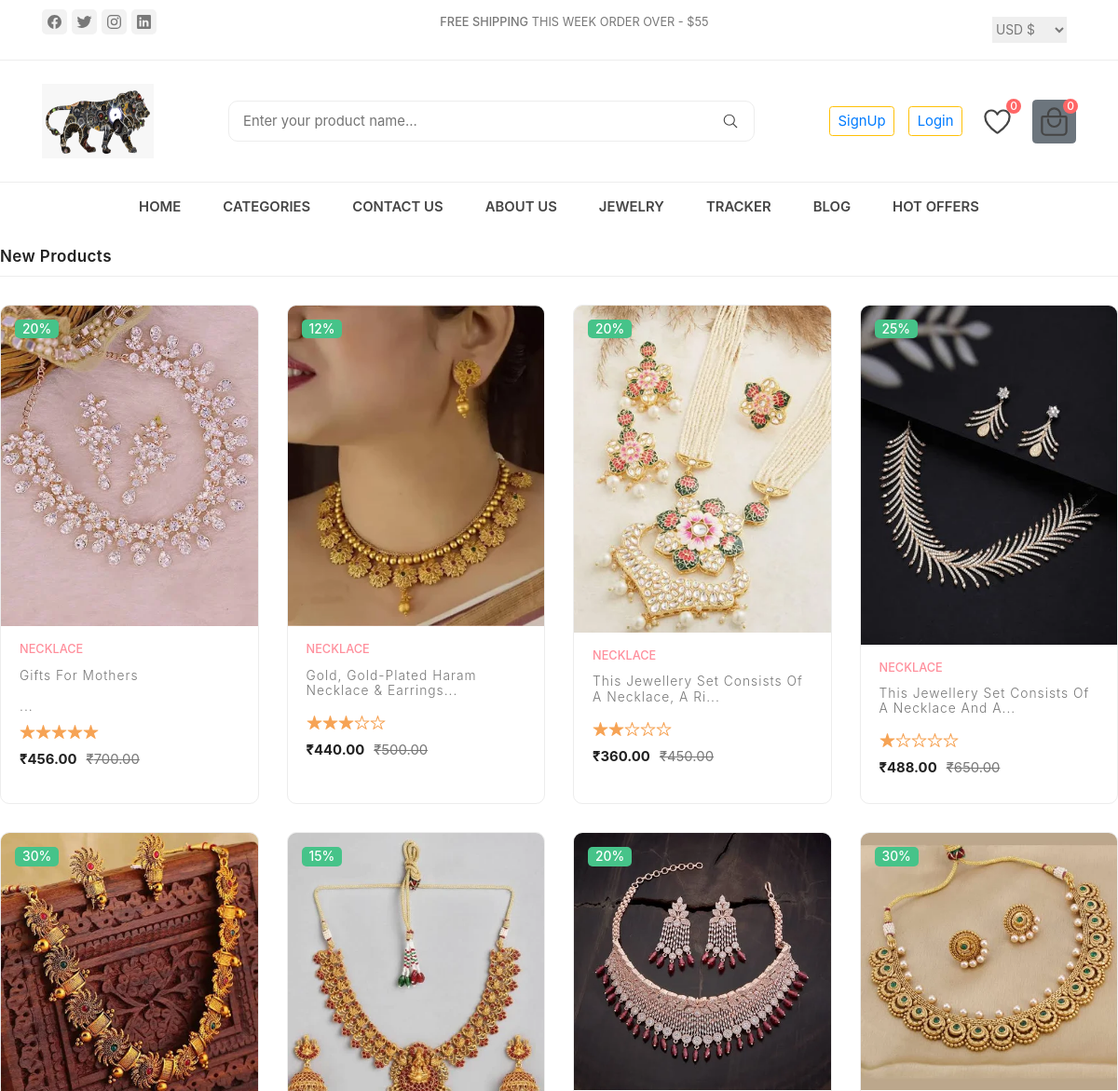
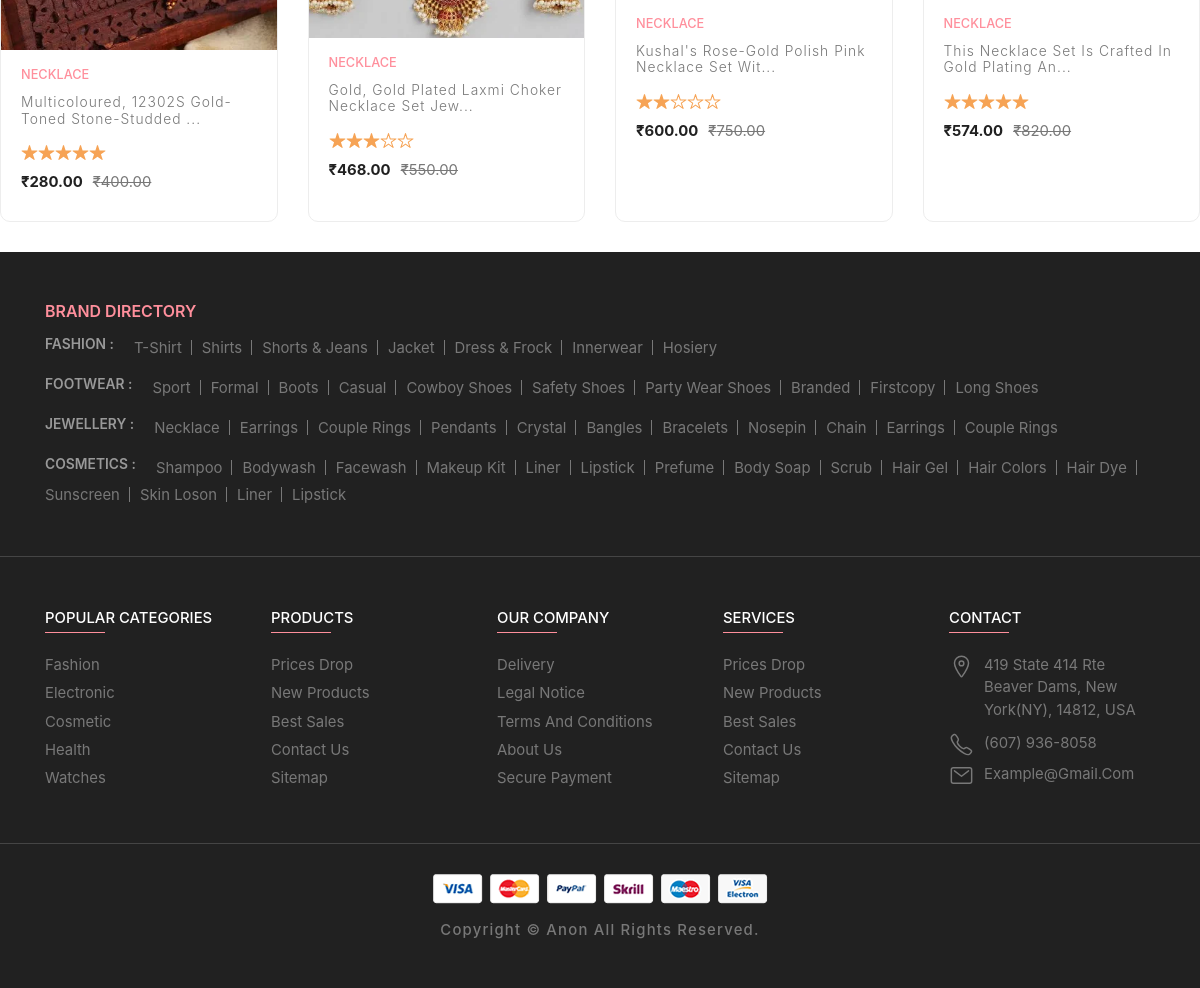
The app's page /necklace/ with its own data (2 pictures, top to bottom).
### productcart/models.py (models this page shows, shortened)
class Products(models.Model):
    product_name = models.CharField(max_length=100)
    product_desc = HTMLField()
    product_price = models.DecimalField(max_digits=10, decimal_places=2, default=None)
    product_image = models.ImageField(upload_to="products/", max_length=250, null=True, default=None)
    showcase_badge = models.CharField(max_length=10, null=True, blank=True)
    showcase_rating = models.PositiveIntegerField(null=True, blank=True)
    discounted_price = models.DecimalField(max_digits=10, decimal_places=2, null=True, blank=True)
    category = models.ForeignKey(Category, on_delete=models.CASCADE)
    subcategory = models.ForeignKey(Subcategory, on_delete=models.CASCADE, blank=True, null=True)

### mysite/views.py (the view)
# urls.py: path('necklace/',views.render_necklace),
def render_necklace(request):
    try:
        mens_category = Category.objects.get(name="Jewellery")
        subcategory_name = "necklace"
        subcategory = Subcategory.objects.get(name=subcategory_name)
        productdata = Products.objects.filter(category=mens_category, subcategory=subcategory)
        for product in productdata:
            if product.showcase_rating is not None:
                product.rating_difference = 5 - product.showcase_rating
            else:
                product.rating_difference = 5
        data = {
            'productdata': productdata
        }
        return render(request, "necklace.html", data)
    except Category.DoesNotExist:
        return HttpResponse("Jewellery category does not exist")
    except Subcategory.DoesNotExist:
        return HttpResponse("Subcategory 'necklace' does not exist")

### productcart/templatetags/custom_filters.py (called while the page is built)
@register.filter
def get_range(value):
    return range(1, value + 1)

### templates/necklace.html (shortened to what this page needs)
{% extends 'base.html' %}
{% load custom_filters %}
{% block content %}
<div class="product-main">
  <h2 class="title">New Products</h2>
  <div class="product-grid">
      {% for product in productdata %}
      <div class="showcase">
          <div class="showcase-banner">
              <img src="/media/{{ product.product_image|safe }}" alt="{{ product.product_name }}" width="300" class="product-img default">
              <p class="showcase-badge">{{ product.showcase_badge }}</p>
          </div>
          <div class="showcase-content">
              <a href="#" class="showcase-category">{{ product.product_name|safe }}</a>
              <a href="#">
                  <h3 class="showcase-title">{{ product.product_desc|slice:":50"|safe }}...</h3>
              </a>
              <div class="showcase-rating">
                  {% for _ in product.showcase_rating|default:0|get_range %}
                      <ion-icon name="star"></ion-icon>
                  {% endfor %}
                  {% for _ in product.rating_difference|default:0|get_range %}
                      <ion-icon name="star-outline"></ion-icon>
                  {% endfor %}
              </div>
              <div class="price-box">
                  <p class="price">&#x20B9;{{ product.discounted_price|safe }}</p>
                  <del>&#x20B9;{{ product.product_price|safe }}</del>
              </div>
          </div>
      </div>
      {% endfor %}
  </div>
</div>
{% endblock %}

### static/css/style-prefix.css (style rules this page uses)
:root { --spanish-gray: hsl(0, 0%, 60%); --sonic-silver: hsl(0, 0%, 47%); --eerie-black: hsl(0, 0%, 13%); --salmon-pink: hsl(353, 100%, 78%); --sandy-brown: hsl(29, 90%, 65%); --bittersweet: hsl(0, 100%, 70%); --ocean-green: hsl(152, 51%, 52%); --davys-gray: hsl(0, 0%, 33%); --cultured: hsl(0, 0%, 93%); --white: hsl(0, 100%, 100%); --onyx: hsl(0, 0%, 27%); --fs-1: 1.563rem; --fs-2: 1.375rem; --fs-3: 1.25rem; --fs-4: 1.125rem; --fs-5: 1rem; --fs-6: 0.938rem; --fs-7: 0.875rem; --fs-8: 0.813rem; --fs-9: 0.75rem; --fs-10: 0.688rem; --fs-11: 0.625rem; --weight-300: 300; --weight-400: 400; --weight-500: 500; --weight-600: 600; --weight-700: 700; --border-radius-md: 10px; --border-radius-sm: 5px; --transition-timing: 0.2s ease; }
*, *::before, *::after { margin: 0; padding: 0; -webkit-box-sizing: border-box; box-sizing: border-box; }
html { font-family: "Poppins", sans-serif; -ms-scroll-chaining: none; overscroll-behavior: contain; }
body { background: var(--white); }
.title { color: var(--eerie-black); font-size: var(--fs-5); font-weight: var(--weight-600); letter-spacing: 0.4px; text-transform: capitalize; padding-bottom: 10px; border-bottom: 1px solid var(--cultured); margin-bottom: 30px; }
.product-main { margin-bottom: 30px; }
.product-grid { display: -ms-grid; display: grid; -ms-grid-columns: 1fr; grid-template-columns: 1fr; gap: 25px; }
.product-grid .showcase { border: 1px solid var(--cultured); -webkit-border-radius: var(--border-radius-md); border-radius: var(--border-radius-md); overflow: hidden; -webkit-transition: var(--transition-timing); -o-transition: var(--transition-timing); transition: var(--transition-timing); }
.product-grid .showcase-banner { position: relative; }
.product-grid .product-img { width: 100%; height: 100%; -o-object-fit: cover; object-fit: cover; -webkit-transition: var(--transition-timing); -o-transition: var(--transition-timing); transition: var(--transition-timing); }
.product-grid .product-img.default { position: relative; z-index: 1; }
.product-grid .showcase-badge { position: absolute; top: 15px; left: 15px; background: var(--ocean-green); font-size: var(--fs-8); font-weight: var(--weight-500); color: var(--white); padding: 0 8px; -webkit-border-radius: var(--border-radius-sm); border-radius: var(--border-radius-sm); z-index: 3; }
.product-grid .showcase-content { padding: 15px 20px 0; }
.product-grid .showcase-category { color: var(--salmon-pink); font-size: var(--fs-9); font-weight: var(--weight-500); text-transform: uppercase; margin-bottom: 10px; }
.product-grid .showcase-title { color: var(--sonic-silver); font-size: var(--fs-8); font-weight: var(--weight-300); text-transform: capitalize; letter-spacing: 1px; margin-bottom: 10px; -webkit-transition: var(--transition-timing); -o-transition: var(--transition-timing); transition: var(--transition-timing); }
.product-grid .showcase-rating { display: -webkit-box; display: -webkit-flex; display: -ms-flexbox; display: flex; color: var(--sandy-brown); margin-bottom: 10px; }
.product-grid .price-box { display: -webkit-box; display: -webkit-flex; display: -ms-flexbox; display: flex; gap: 10px; font-size: var(--fs-7); color: var(--eerie-black); margin-bottom: 10px; }
.product-grid .price { font-weight: var(--weight-700); }
.product-grid del { color: var(--sonic-silver); }
@media (min-width: 480px) { :root { --fs-1: 1.875rem; } }
@media (min-width: 480px) { .product-grid { -ms-grid-columns: 1fr 30px 1fr; grid-template-columns: 1fr 1fr; gap: 30px; } }
@media (min-width: 768px) { :root { --fs-1: 2.375rem; } }
@media (min-width: 768px) { html { font-size: 17px; } }
@media (min-width: 1024px) { :root { --fs-1: 2.625rem; --fs-2: 1.125rem; } }
@media (min-width: 1024px) { .product-grid { -ms-grid-columns: (1fr)[3]; grid-template-columns: repeat(3, 1fr); } }
@media (min-width: 1200px) { .product-grid { -ms-grid-columns: (1fr)[4]; grid-template-columns: repeat(4, 1fr); } }

### records on screen
Products: product_image (picture), showcase_badge "20%", product_name "NECKLACE", product_desc "Gifts For Mothers", discounted_price "456.00", product_price "700.00"
Products: product_image (picture), showcase_badge "12%", product_name "NECKLACE", product_desc "Gold, Gold-Plated Haram Necklace & Earrings", discounted_price "440.00", product_price "500.00"
Products: product_image (picture), showcase_badge "20%", product_name "NECKLACE", product_desc "This Jewellery Set Consists Of A Necklace, A Ri", discounted_price "360.00", product_price "450.00"
Products: product_image (picture), showcase_badge "25%", product_name "NECKLACE", product_desc "This Jewellery Set Consists Of A Necklace And A", discounted_price "488.00", product_price "650.00"
Products: product_image (picture), showcase_badge "30%", product_name "NECKLACE", product_desc "Multicoloured, 12302S Gold-Toned Stone-Studded", discounted_price "280.00", product_price "400.00"
Products: product_image (picture), showcase_badge "15%", product_name "NECKLACE", product_desc "Gold, Gold Plated Laxmi Choker Necklace Set Jew", discounted_price "468.00", product_price "550.00"
Products: product_image (picture), showcase_badge "20%", product_name "NECKLACE", product_desc "Kushal's Rose-Gold Polish Pink Necklace Set Wit", discounted_price "600.00", product_price "750.00"
Products: product_image (picture), showcase_badge "30%", product_name "NECKLACE", product_desc "This Necklace Set Is Crafted In Gold Plating An", discounted_price "574.00", product_price "820.00"
